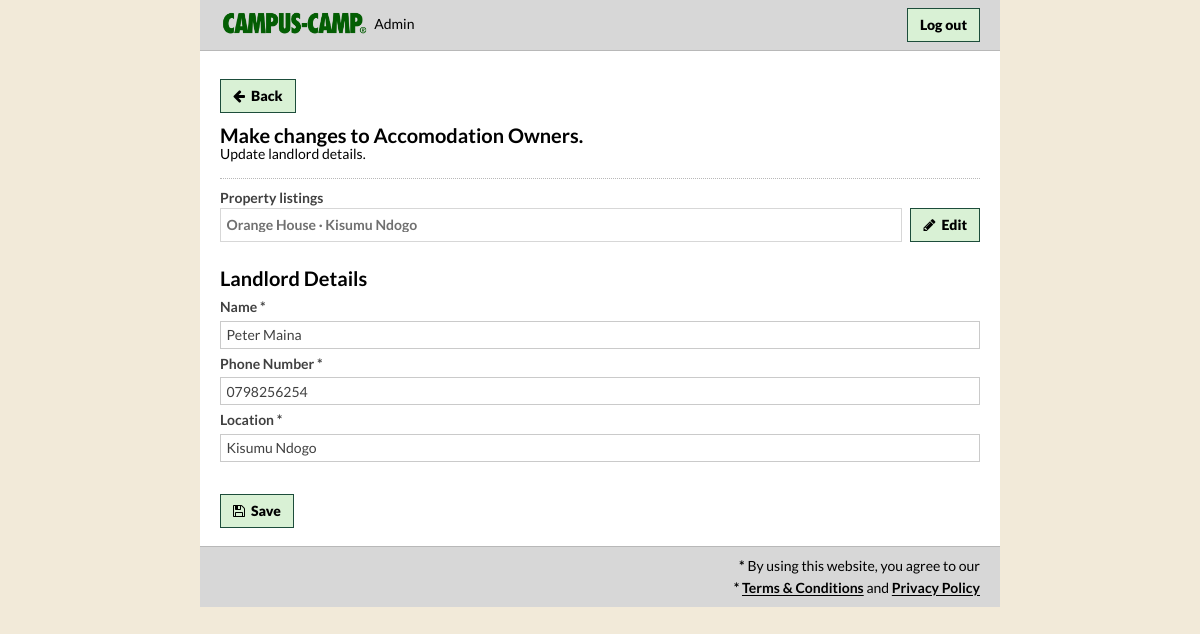
The app's page /admin/edit_landlord.php?id=4 (signed in) with its own data.
### tables this page shows
CREATE TABLE `landlords` (
  `id` int NOT NULL AUTO_INCREMENT,
  `name` varchar(100) NOT NULL,
  `phone` varchar(30) NOT NULL,
  `location` varchar(150) NOT NULL,
  PRIMARY KEY (`id`)
);

### admin/edit_landlord.php (the view, shortened to what this page needs)
<?php
require_once __DIR__ . "/../config/database.php";
$id = (int)($_GET["id"] ?? 0);
$stmt = $conn->prepare("SELECT id, name, phone, location FROM landlords WHERE id = ? LIMIT 1");
$stmt->bind_param("i", $id);
$stmt->execute();
$landlord = $stmt->get_result()->fetch_assoc();
$stmt = $conn->prepare("
    SELECT id, name, location
    FROM properties
    WHERE landlord_id = ?
    ORDER BY name ASC
");
$stmt->bind_param("i", $id);
$stmt->execute();
$property_result = $stmt->get_result();
$properties = [];
while ($row = $property_result->fetch_assoc()) {
    $properties[] = $row;
}
?>
<!DOCTYPE html>
<html lang="en">
<head>
    <link rel="stylesheet" href="../css/styles.css?v=<?= filemtime(__DIR__ . '/../css/styles.css') ?>">
</head>
<body>
<header class="admin-header">
    <div class="container admin-header-inner">
        <strong>
            <img class="brand-image" src="../images/ofcampus-logo.png" alt="Campus-Camp®"><span class="admin-context">Admin</span>
        </strong>
        <div>
            <a href="logout.php">Log out</a>
        </div>
    </div>
</header>
<main class="admin-main">
    <div class="admin-content-actions">
        <div class="container">
            <a href="landlords.php" class="cancel-button" aria-label="Back to landlords" title="Back to landlords">
                <i class="fa fa-arrow-left" aria-hidden="true"></i>
                <span class="button-label">Back</span>
            </a>
        </div>
    </div>
    <div class="container">
        <div class="admin-page-title edit-landlord-page-title">
            <div>
                <h1>Make changes to Accomodation Owners.</h1>
                <p>
                    Update landlord details.
                </p>
            </div>
        </div>
        <?php if (!empty($properties)): ?>
            <form method="GET" action="edit_property.php" class="property-selection-form">
                <label for="property_id">
                    Property listings
                    <select name="id" id="property_id" required>
                        <?php foreach ($properties as $property): ?>
                            <option value="<?= (int)$property["id"] ?>">
                                <?= htmlspecialchars($property["name"] . " · " . $property["location"]) ?>
                            </option>
                        <?php endforeach; ?>
                    </select>
                </label>
                <button type="submit" class="admin-button" aria-label="Edit landlord property listing" title="Edit">
                    <i class="fa fa-pencil" aria-hidden="true"></i>
                    <span class="button-label">Edit</span>
                </button>
            </form>
        <?php endif; ?>
        <form method="POST" class="admin-form landlord-edit-form">
            <div class="form-section">
                <h2>Landlord Details</h2>
                <label for="name">Name *</label>
                <input type="text" name="name" id="name" value="<?= htmlspecialchars($landlord["name"]) ?>" required>
                <label for="phone">Phone Number *</label>
                <input type="tel" name="phone" id="phone" value="<?= htmlspecialchars($landlord["phone"]) ?>" required>
                <label for="location">Location *</label>
                <input type="text" name="location" id="location" value="<?= htmlspecialchars($landlord["location"]) ?>" required>
            </div>
            <div class="form-actions">
                <button type="submit" class="admin-button" aria-label="Save landlord" title="Save" <?= empty($properties) ? "disabled" : "" ?>>
                    <i class="fa fa-floppy-o" aria-hidden="true"></i>
                    <span class="button-label">Save</span>
                </button>
            </div>
        </form>
    </div>
</main>
<?php include __DIR__ . "/footer.php"; ?>
</body>
</html>

### records on screen
landlords: name "Peter Maina", phone "0798256254", location "Kisumu Ndogo"

### other values on screen
form field id "Orange House · Kisumu Ndogo"
